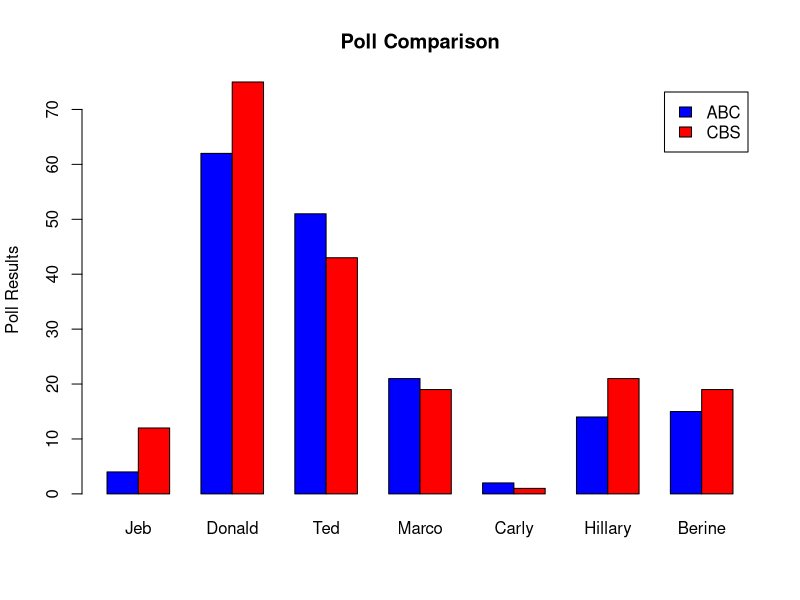

This figure's R source:
Name <- c("Jeb", "Donald", "Ted", "Marco", "Carly", "Hillary", "Berine")

ABC_poll <- c(4, 62, 51, 21, 2, 14, 15)
CBS_poll <- c(12, 75, 43, 19, 1, 21, 19)

poll_data <- data.frame(Name, ABC_poll, CBS_poll)

print(poll_data)

summary(poll_data)

poll_data$Difference <- poll_data$CBS_poll - poll_data$ABC_poll
print(poll_data)

barplot(t(as.matrix(poll_data[,2:3])),
        beside = TRUE,
        col = c("blue", "red"),
        names.arg = poll_data$Name,
        legend.text = c("ABC", "CBS"),
        main = "Poll Comparison",
        ylab = "Poll Results")
